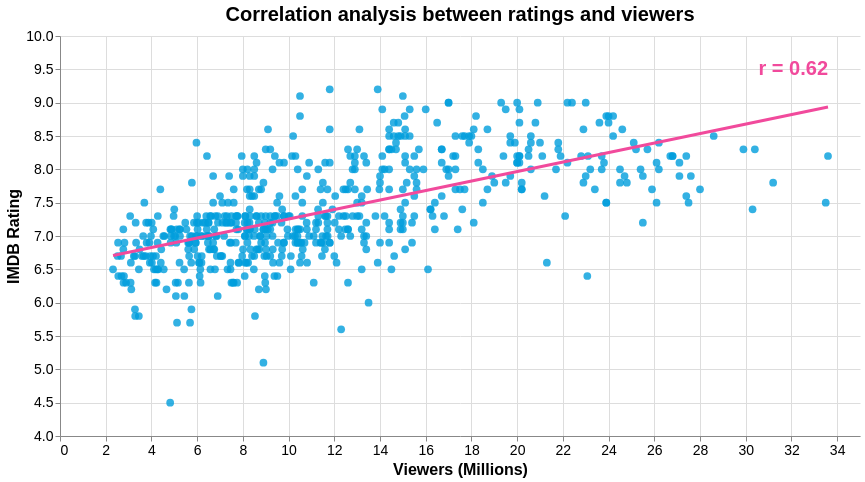

Notebook cell for this chart:
### Markdown cell above
### 3.1.2. Correlation analysis between ratings and viewers (Question 3)

**Design Decisions:**
- **Chart Choice (Scatter Plot):** To prove whether higher viewership correlates with higher rating, a scatter plot is the standard. It plots two continuous variables explicitly against each other.
- **Overplotting mitigation:** With hundreds of episodes plotted, data points inevitably overlap. By setting circle opacity to 0.8, overlapping transparent dots multiply to create a darker hue, showing where the heaviest concentration lies.
- **The regression line:** A pink regression line serves as an immediate visual summary of the calculated 'r' value, proving the exact trajectory.
- **In-Chart annotation:** The Pearson correlation coefficient (`r`) is embedded directly into the chart's canvas to visually tie the mathematical value to the line, without asking users to read a paragraph below.
- **Tooltips:** Rich tooltips provide details for each episode to contextualize outliers.
- **Color Strategy:** The chart uses a "Background/Foreground" separation blue/pink like the previous chart. The blue points act as the dense background data and represent the rating, while the Pink line brings the analytical trend right to the front.

### Code cell
corr_value = df['us_viewers_in_millions'].corr(df['imdb_rating'])

base_scatter = alt.Chart(df).encode(
    x=alt.X('us_viewers_in_millions:Q', title='Viewers (Millions)'),
    y=alt.Y('imdb_rating:Q', title='IMDB Rating', scale=alt.Scale(domain=[4, 10]))
)

scatter_dots = base_scatter.mark_circle(size=60, opacity=0.8, color='#009DDC').encode(
    tooltip=['title:N', 'season:O', 'number_in_season:O', 'us_viewers_in_millions:Q', 'imdb_rating:Q']
)

regression_line = base_scatter.transform_regression(
    'us_viewers_in_millions', 'imdb_rating'
).mark_line(color='#F14A9C', strokeWidth=3)

text_df = pd.DataFrame({
    'x': [df['us_viewers_in_millions'].max()],
    'y': [9.5], 
    'label': [f"r = {corr_value:.2f}"]
})

text_annotation = alt.Chart(text_df).mark_text(
    align='right',
    fontSize=20,
    fontWeight='bold',
    color='#F14A9C'
).encode(
    x='x:Q',
    y='y:Q',
    text='label:N'
)

chart_corr = (scatter_dots + regression_line + text_annotation).properties(
    height=400,
    width=800,
    title="Correlation (r) analysis between ratings and viewers"
).configure_axis(
    labelFontSize=14,
    titleFontSize=16
).configure_title(
    fontSize=20
)

chart_corr

### Figure 1 — Vega-Lite specification as saved in the notebook (floating-point values rounded to 4 significant figures; data arrays with more than 128 entries replaced by an {"elided": "..."} marker saying what was removed)
{"view": {"stroke": "transparent"}, "range": {"category": ["#009DDC", "#F05E23", "#F14A9C", "#D1B271", "#4C76B6"], "heatmap": ["#009DDC", "#FFFFFF", "#F14A9C"]}, "title": "Correlation analysis between ratings and viewers", "axis": {"labelColor": "#333333", "titleColor": "#F14A9C", "gridColor": "#D0D0D0"}, "layer": [{"mark": {"type": "circle", "color": "#009DDC", "opacity": 0.8, "size": 60}, "encoding": {"tooltip": [{"field": "title", "type": "nominal"}, {"field": "season", "type": "ordinal"}, {"field": "number_in_season", "type": "ordinal"}, {"field": "us_viewers_in_millions", "type": "quantitative"}, {"field": "imdb_rating", "type": "quantitative"}], "x": {"field": "us_viewers_in_millions", "title": "Viewers (Millions)", "type": "quantitative"}, "y": {"field": "imdb_rating", "scale": {"domain": [4, 10]}, "title": "IMDB Rating", "type": "quantitative"}}}, {"mark": {"type": "line", "color": "#F14A9C", "strokeWidth": 3}, "encoding": {"x": {"field": "us_viewers_in_millions", "title": "Viewers (Millions)", "type": "quantitative"}, "y": {"field": "imdb_rating", "scale": {"domain": [4, 10]}, "title": "IMDB Rating", "type": "quantitative"}}, "transform": [{"on": "us_viewers_in_millions", "regression": "imdb_rating"}]}, {"data": {"name": "data-eef2bbbb453f410859c196cf139f4c06"}, "mark": {"type": "text", "align": "right", "color": "#F14A9C", "fontSize": 20, "fontWeight": "bold"}, "encoding": {"text": {"field": "label", "type": "nominal"}, "x": {"field": "x", "type": "quantitative"}, "y": {"field": "y", "type": "quantitative"}}}], "config": {"axis": {"labelFontSize": 14, "titleFontSize": 16}, "title": {"fontSize": 20}}, "data": {"name": "data-4687b6920a059db46d3859a54348e2a0"}, "height": 400, "width": 800, "$schema": "https://vega.github.io/schema/vega-lite/v6.1.0.json", "datasets": {"data-4687b6920a059db46d3859a54348e2a0": {"elided": "596 records"}, "data-eef2bbbb453f410859c196cf139f4c06": [{"x": 33.6, "y": 9.5, "label": "r = 0.62"}]}}
